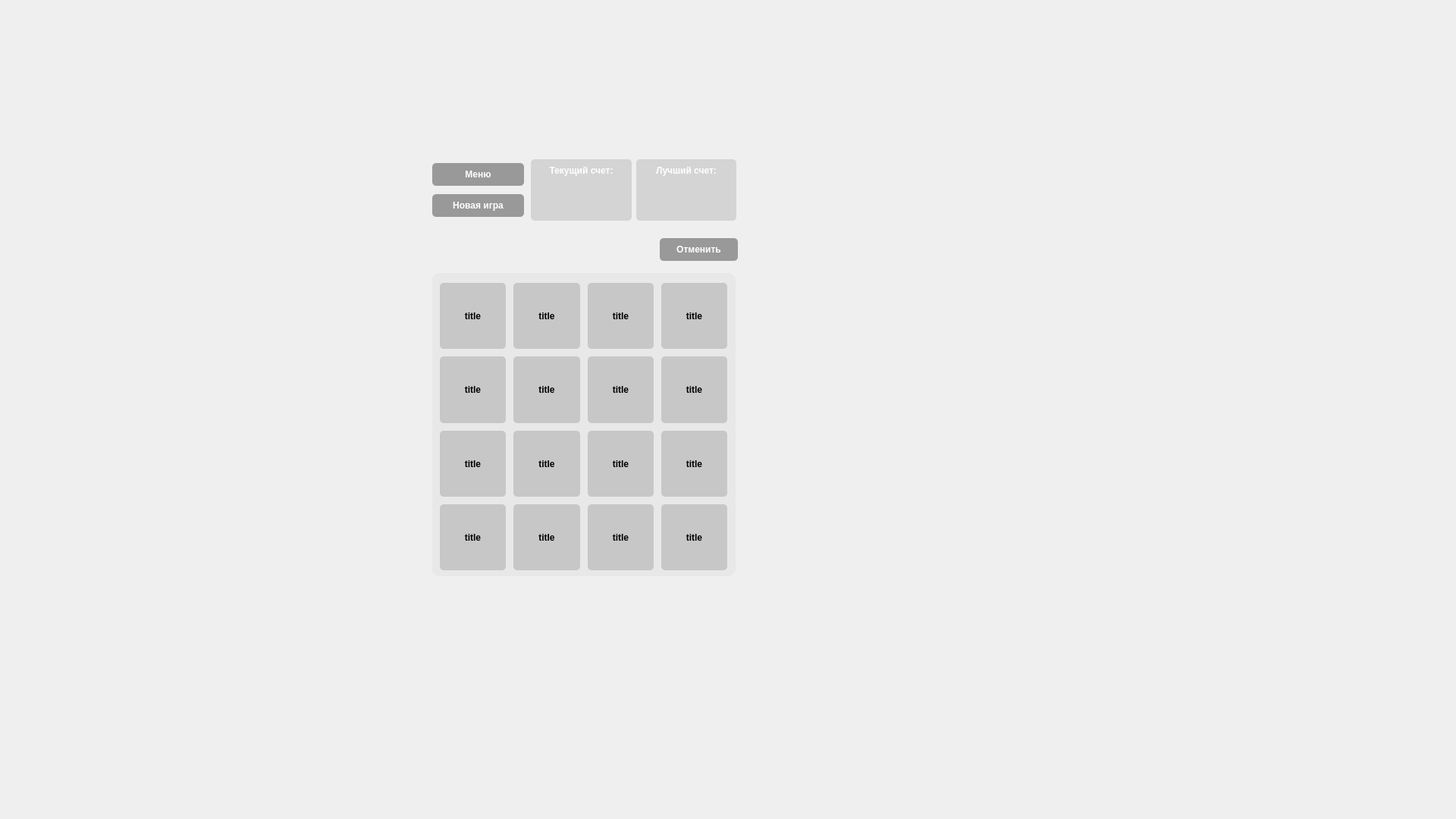
<?xml version="1.0" encoding="UTF-8"?>
<ui version="4.0">
 <class>MainWindow</class>
 <widget class="QMainWindow" name="MainWindow">
  <property name="enabled">
   <bool>true</bool>
  </property>
  <property name="geometry">
   <rect>
    <x>0</x>
    <y>0</y>
    <width>1920</width>
    <height>1080</height>
   </rect>
  </property>
  <property name="windowTitle">
   <string>MainWindow</string>
  </property>
  <property name="animated">
   <bool>true</bool>
  </property>
  <property name="unifiedTitleAndToolBarOnMac">
   <bool>false</bool>
  </property>
  <widget class="QWidget" name="centralwidget">
   <property name="mouseTracking">
    <bool>false</bool>
   </property>
   <property name="autoFillBackground">
    <bool>false</bool>
   </property>
   <widget class="QWidget" name="horizontalLayoutWidget">
    <property name="geometry">
     <rect>
      <x>700</x>
      <y>210</y>
      <width>271</width>
      <height>81</height>
     </rect>
    </property>
    <layout class="QHBoxLayout" name="horizontalLayout">
     <item>
      <widget class="QLabel" name="label_2">
       <property name="accessibleDescription">
        <string>&lt;html&gt;&lt;head/&gt;&lt;body&gt;&lt;p align=&quot;justify&quot;&gt;&lt;br/&gt;&lt;/p&gt;&lt;/body&gt;&lt;/html&gt;</string>
       </property>
       <property name="layoutDirection">
        <enum>Qt::LayoutDirection::LeftToRight</enum>
       </property>
       <property name="autoFillBackground">
        <bool>false</bool>
       </property>
       <property name="styleSheet">
        <string notr="true">background-color: #d4d4d4;
color: white;
border-radius: 5px;
padding: 5px;
font-weight: bold;</string>
       </property>
       <property name="text">
        <string>Текущий счет:</string>
       </property>
       <property name="alignment">
        <set>Qt::AlignmentFlag::AlignHCenter|Qt::AlignmentFlag::AlignTop</set>
       </property>
      </widget>
     </item>
     <item>
      <widget class="QLabel" name="label">
       <property name="styleSheet">
        <string notr="true">background-color: #d4d4d4;
color: white;
border-radius: 5px;
padding: 5px;
font-weight: bold;
</string>
       </property>
       <property name="locale">
        <locale language="Russian" country="Belarus"/>
       </property>
       <property name="text">
        <string>Лучший счет:</string>
       </property>
       <property name="alignment">
        <set>Qt::AlignmentFlag::AlignHCenter|Qt::AlignmentFlag::AlignTop</set>
       </property>
      </widget>
     </item>
    </layout>
   </widget>
   <widget class="QWidget" name="verticalLayoutWidget">
    <property name="geometry">
     <rect>
      <x>570</x>
      <y>210</y>
      <width>121</width>
      <height>81</height>
     </rect>
    </property>
    <layout class="QVBoxLayout" name="verticalLayout">
     <item>
      <widget class="QPushButton" name="pushButton_2">
       <property name="enabled">
        <bool>true</bool>
       </property>
       <property name="layoutDirection">
        <enum>Qt::LayoutDirection::LeftToRight</enum>
       </property>
       <property name="autoFillBackground">
        <bool>false</bool>
       </property>
       <property name="styleSheet">
        <string notr="true">background-color: #999;
color: white;
border-radius: 5px;
padding: 8px 15px;
font-weight: bold;</string>
       </property>
       <property name="text">
        <string>Меню</string>
       </property>
      </widget>
     </item>
     <item>
      <widget class="QPushButton" name="pushButton">
       <property name="enabled">
        <bool>true</bool>
       </property>
       <property name="styleSheet">
        <string notr="true">background-color: #999;
color: white;
border-radius: 5px;
padding: 8px 15px;
font-weight: bold;</string>
       </property>
       <property name="text">
        <string>Новая игра</string>
       </property>
      </widget>
     </item>
    </layout>
   </widget>
   <widget class="QWidget" name="widget" native="true">
    <property name="geometry">
     <rect>
      <x>570</x>
      <y>360</y>
      <width>400</width>
      <height>400</height>
     </rect>
    </property>
    <property name="styleSheet">
     <string notr="true">background-color: #e8e8e8;
border-radius: 10px;</string>
    </property>
    <widget class="QLabel" name="label_4">
     <property name="geometry">
      <rect>
       <x>10</x>
       <y>13</y>
       <width>87</width>
       <height>87</height>
      </rect>
     </property>
     <property name="styleSheet">
      <string notr="true">background-color: #c7c7c7;
font-weight: bold;
border-radius: 5px;</string>
     </property>
     <property name="text">
      <string>title</string>
     </property>
     <property name="alignment">
      <set>Qt::AlignmentFlag::AlignCenter</set>
     </property>
    </widget>
    <widget class="QLabel" name="label_5">
     <property name="geometry">
      <rect>
       <x>205</x>
       <y>13</y>
       <width>87</width>
       <height>87</height>
      </rect>
     </property>
     <property name="styleSheet">
      <string notr="true">background-color: #c7c7c7;
font-weight: bold;
border-radius: 5px;</string>
     </property>
     <property name="text">
      <string>title</string>
     </property>
     <property name="alignment">
      <set>Qt::AlignmentFlag::AlignCenter</set>
     </property>
    </widget>
    <widget class="QLabel" name="label_17">
     <property name="geometry">
      <rect>
       <x>205</x>
       <y>305</y>
       <width>87</width>
       <height>87</height>
      </rect>
     </property>
     <property name="styleSheet">
      <string notr="true">background-color: #c7c7c7;
font-weight: bold;
border-radius: 5px;</string>
     </property>
     <property name="text">
      <string>title</string>
     </property>
     <property name="alignment">
      <set>Qt::AlignmentFlag::AlignCenter</set>
     </property>
    </widget>
    <widget class="QLabel" name="label_8">
     <property name="geometry">
      <rect>
       <x>10</x>
       <y>208</y>
       <width>87</width>
       <height>87</height>
      </rect>
     </property>
     <property name="styleSheet">
      <string notr="true">background-color: #c7c7c7;
font-weight: bold;
border-radius: 5px;</string>
     </property>
     <property name="text">
      <string>title</string>
     </property>
     <property name="alignment">
      <set>Qt::AlignmentFlag::AlignCenter</set>
     </property>
    </widget>
    <widget class="QLabel" name="label_15">
     <property name="geometry">
      <rect>
       <x>302</x>
       <y>208</y>
       <width>87</width>
       <height>87</height>
      </rect>
     </property>
     <property name="styleSheet">
      <string notr="true">background-color: #c7c7c7;
font-weight: bold;
border-radius: 5px;</string>
     </property>
     <property name="text">
      <string>title</string>
     </property>
     <property name="alignment">
      <set>Qt::AlignmentFlag::AlignCenter</set>
     </property>
    </widget>
    <widget class="QLabel" name="label_16">
     <property name="geometry">
      <rect>
       <x>107</x>
       <y>305</y>
       <width>88</width>
       <height>87</height>
      </rect>
     </property>
     <property name="styleSheet">
      <string notr="true">background-color: #c7c7c7;
font-weight: bold;
border-radius: 5px;</string>
     </property>
     <property name="text">
      <string>title</string>
     </property>
     <property name="alignment">
      <set>Qt::AlignmentFlag::AlignCenter</set>
     </property>
    </widget>
    <widget class="QLabel" name="label_6">
     <property name="geometry">
      <rect>
       <x>302</x>
       <y>13</y>
       <width>87</width>
       <height>87</height>
      </rect>
     </property>
     <property name="styleSheet">
      <string notr="true">background-color: #c7c7c7;
font-weight: bold;
border-radius: 5px;</string>
     </property>
     <property name="text">
      <string>title</string>
     </property>
     <property name="alignment">
      <set>Qt::AlignmentFlag::AlignCenter</set>
     </property>
    </widget>
    <widget class="QLabel" name="label_7">
     <property name="geometry">
      <rect>
       <x>10</x>
       <y>110</y>
       <width>87</width>
       <height>88</height>
      </rect>
     </property>
     <property name="styleSheet">
      <string notr="true">background-color: #c7c7c7;
font-weight: bold;
border-radius: 5px;</string>
     </property>
     <property name="text">
      <string>title</string>
     </property>
     <property name="alignment">
      <set>Qt::AlignmentFlag::AlignCenter</set>
     </property>
    </widget>
    <widget class="QLabel" name="label_14">
     <property name="geometry">
      <rect>
       <x>205</x>
       <y>208</y>
       <width>87</width>
       <height>87</height>
      </rect>
     </property>
     <property name="styleSheet">
      <string notr="true">background-color: #c7c7c7;
font-weight: bold;
border-radius: 5px;</string>
     </property>
     <property name="text">
      <string>title</string>
     </property>
     <property name="alignment">
      <set>Qt::AlignmentFlag::AlignCenter</set>
     </property>
    </widget>
    <widget class="QLabel" name="label_18">
     <property name="geometry">
      <rect>
       <x>302</x>
       <y>305</y>
       <width>87</width>
       <height>87</height>
      </rect>
     </property>
     <property name="styleSheet">
      <string notr="true">background-color: #c7c7c7;
font-weight: bold;
border-radius: 5px;</string>
     </property>
     <property name="text">
      <string>title</string>
     </property>
     <property name="alignment">
      <set>Qt::AlignmentFlag::AlignCenter</set>
     </property>
    </widget>
    <widget class="QLabel" name="label_3">
     <property name="geometry">
      <rect>
       <x>107</x>
       <y>13</y>
       <width>88</width>
       <height>87</height>
      </rect>
     </property>
     <property name="styleSheet">
      <string notr="true">background-color: #c7c7c7;
font-weight: bold;
border-radius: 5px;</string>
     </property>
     <property name="text">
      <string>title</string>
     </property>
     <property name="alignment">
      <set>Qt::AlignmentFlag::AlignCenter</set>
     </property>
    </widget>
    <widget class="QLabel" name="label_10">
     <property name="geometry">
      <rect>
       <x>107</x>
       <y>110</y>
       <width>88</width>
       <height>88</height>
      </rect>
     </property>
     <property name="styleSheet">
      <string notr="true">background-color: #c7c7c7;
font-weight: bold;
border-radius: 5px;</string>
     </property>
     <property name="text">
      <string>title</string>
     </property>
     <property name="alignment">
      <set>Qt::AlignmentFlag::AlignCenter</set>
     </property>
    </widget>
    <widget class="QLabel" name="label_11">
     <property name="geometry">
      <rect>
       <x>205</x>
       <y>110</y>
       <width>87</width>
       <height>88</height>
      </rect>
     </property>
     <property name="styleSheet">
      <string notr="true">background-color: #c7c7c7;
font-weight: bold;
border-radius: 5px;</string>
     </property>
     <property name="text">
      <string>title</string>
     </property>
     <property name="alignment">
      <set>Qt::AlignmentFlag::AlignCenter</set>
     </property>
    </widget>
    <widget class="QLabel" name="label_13">
     <property name="geometry">
      <rect>
       <x>107</x>
       <y>208</y>
       <width>88</width>
       <height>87</height>
      </rect>
     </property>
     <property name="styleSheet">
      <string notr="true">background-color: #c7c7c7;
font-weight: bold;
border-radius: 5px;</string>
     </property>
     <property name="text">
      <string>title</string>
     </property>
     <property name="alignment">
      <set>Qt::AlignmentFlag::AlignCenter</set>
     </property>
    </widget>
    <widget class="QLabel" name="label_12">
     <property name="geometry">
      <rect>
       <x>302</x>
       <y>110</y>
       <width>87</width>
       <height>88</height>
      </rect>
     </property>
     <property name="styleSheet">
      <string notr="true">background-color: #c7c7c7;
font-weight: bold;
border-radius: 5px;</string>
     </property>
     <property name="text">
      <string>title</string>
     </property>
     <property name="alignment">
      <set>Qt::AlignmentFlag::AlignCenter</set>
     </property>
    </widget>
    <widget class="QLabel" name="label_9">
     <property name="geometry">
      <rect>
       <x>10</x>
       <y>305</y>
       <width>87</width>
       <height>87</height>
      </rect>
     </property>
     <property name="styleSheet">
      <string notr="true">background-color: #c7c7c7;
font-weight: bold;
border-radius: 5px;</string>
     </property>
     <property name="text">
      <string>title</string>
     </property>
     <property name="alignment">
      <set>Qt::AlignmentFlag::AlignCenter</set>
     </property>
    </widget>
   </widget>
   <widget class="QWidget" name="horizontalLayoutWidget_2">
    <property name="geometry">
     <rect>
      <x>870</x>
      <y>310</y>
      <width>103</width>
      <height>38</height>
     </rect>
    </property>
    <layout class="QHBoxLayout" name="horizontalLayout_2">
     <item>
      <widget class="QPushButton" name="pushButton_3">
       <property name="styleSheet">
        <string notr="true">background-color: #999;
color: white;
border-radius: 5px;
padding: 8px 15px;
font-weight: bold;</string>
       </property>
       <property name="text">
        <string>Отменить</string>
       </property>
      </widget>
     </item>
    </layout>
   </widget>
  </widget>
 </widget>
 <resources/>
 <connections/>
</ui>
